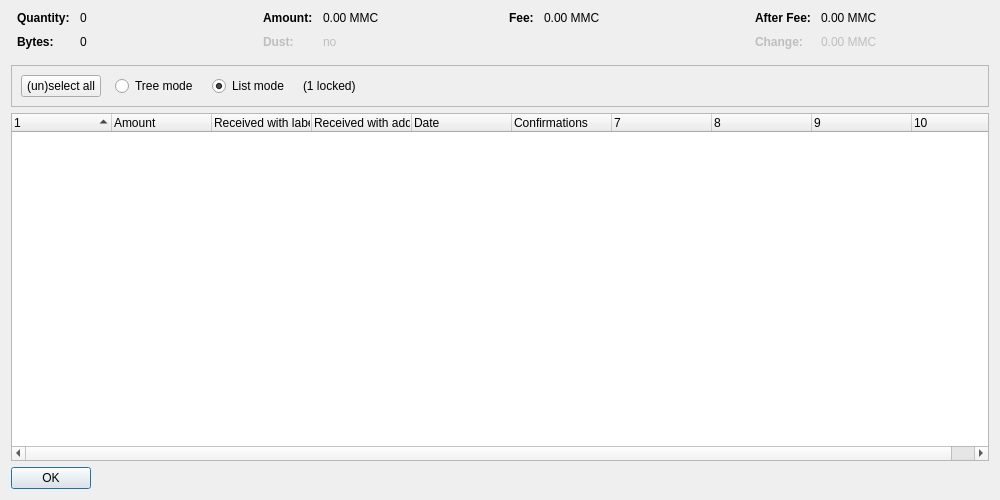
<?xml version="1.0" encoding="UTF-8"?>
<ui version="4.0">
 <class>CoinControlDialog</class>
 <widget class="QDialog" name="CoinControlDialog">
  <property name="geometry">
   <rect>
    <x>0</x>
    <y>0</y>
    <width>1000</width>
    <height>500</height>
   </rect>
  </property>
  <property name="windowTitle">
   <string>Coin Selection</string>
  </property>
  <layout class="QVBoxLayout" name="verticalLayout">
   <item>
    <layout class="QHBoxLayout" name="horizontalLayoutTop" stretch="0,0,0,0">
     <property name="topMargin">
      <number>0</number>
     </property>
     <property name="bottomMargin">
      <number>10</number>
     </property>
     <item>
      <layout class="QFormLayout" name="formLayoutCoinControl1">
       <property name="horizontalSpacing">
        <number>10</number>
       </property>
       <property name="verticalSpacing">
        <number>10</number>
       </property>
       <property name="leftMargin">
        <number>6</number>
       </property>
       <property name="rightMargin">
        <number>6</number>
       </property>
       <item row="0" column="0">
        <widget class="QLabel" name="labelCoinControlQuantityText">
         <property name="font">
          <font>
           <weight>75</weight>
           <bold>true</bold>
          </font>
         </property>
         <property name="text">
          <string>Quantity:</string>
         </property>
        </widget>
       </item>
       <item row="0" column="1">
        <widget class="QLabel" name="labelCoinControlQuantity">
         <property name="cursor">
          <cursorShape>IBeamCursor</cursorShape>
         </property>
         <property name="contextMenuPolicy">
          <enum>Qt::ActionsContextMenu</enum>
         </property>
         <property name="text">
          <string notr="true">0</string>
         </property>
         <property name="textInteractionFlags">
          <set>Qt::LinksAccessibleByMouse|Qt::TextSelectableByKeyboard|Qt::TextSelectableByMouse</set>
         </property>
        </widget>
       </item>
       <item row="1" column="0">
        <widget class="QLabel" name="labelCoinControlBytesText">
         <property name="font">
          <font>
           <weight>75</weight>
           <bold>true</bold>
          </font>
         </property>
         <property name="text">
          <string>Bytes:</string>
         </property>
        </widget>
       </item>
       <item row="1" column="1">
        <widget class="QLabel" name="labelCoinControlBytes">
         <property name="cursor">
          <cursorShape>IBeamCursor</cursorShape>
         </property>
         <property name="contextMenuPolicy">
          <enum>Qt::ActionsContextMenu</enum>
         </property>
         <property name="text">
          <string notr="true">0</string>
         </property>
         <property name="textInteractionFlags">
          <set>Qt::LinksAccessibleByMouse|Qt::TextSelectableByKeyboard|Qt::TextSelectableByMouse</set>
         </property>
        </widget>
       </item>
      </layout>
     </item>
     <item>
      <layout class="QFormLayout" name="formLayoutCoinControl2">
       <property name="horizontalSpacing">
        <number>10</number>
       </property>
       <property name="verticalSpacing">
        <number>10</number>
       </property>
       <property name="leftMargin">
        <number>6</number>
       </property>
       <property name="rightMargin">
        <number>6</number>
       </property>
       <item row="0" column="0">
        <widget class="QLabel" name="labelCoinControlAmountText">
         <property name="font">
          <font>
           <weight>75</weight>
           <bold>true</bold>
          </font>
         </property>
         <property name="text">
          <string>Amount:</string>
         </property>
        </widget>
       </item>
       <item row="0" column="1">
        <widget class="QLabel" name="labelCoinControlAmount">
         <property name="cursor">
          <cursorShape>IBeamCursor</cursorShape>
         </property>
         <property name="contextMenuPolicy">
          <enum>Qt::ActionsContextMenu</enum>
         </property>
         <property name="text">
          <string notr="true">0.00 MMC</string>
         </property>
         <property name="textInteractionFlags">
          <set>Qt::LinksAccessibleByMouse|Qt::TextSelectableByKeyboard|Qt::TextSelectableByMouse</set>
         </property>
        </widget>
       </item>
       <item row="1" column="0">
        <widget class="QLabel" name="labelCoinControlLowOutputText">
         <property name="enabled">
          <bool>false</bool>
         </property>
         <property name="font">
          <font>
           <weight>75</weight>
           <bold>true</bold>
          </font>
         </property>
         <property name="text">
          <string>Dust:</string>
         </property>
        </widget>
       </item>
       <item row="1" column="1">
        <widget class="QLabel" name="labelCoinControlLowOutput">
         <property name="enabled">
          <bool>false</bool>
         </property>
         <property name="cursor">
          <cursorShape>IBeamCursor</cursorShape>
         </property>
         <property name="contextMenuPolicy">
          <enum>Qt::ActionsContextMenu</enum>
         </property>
         <property name="text">
          <string notr="true">no</string>
         </property>
         <property name="textInteractionFlags">
          <set>Qt::LinksAccessibleByMouse|Qt::TextSelectableByKeyboard|Qt::TextSelectableByMouse</set>
         </property>
        </widget>
       </item>
      </layout>
     </item>
     <item>
      <layout class="QFormLayout" name="formLayoutCoinControl3">
       <property name="horizontalSpacing">
        <number>10</number>
       </property>
       <property name="verticalSpacing">
        <number>10</number>
       </property>
       <property name="leftMargin">
        <number>6</number>
       </property>
       <property name="rightMargin">
        <number>6</number>
       </property>
       <item row="0" column="0">
        <widget class="QLabel" name="labelCoinControlFeeText">
         <property name="font">
          <font>
           <weight>75</weight>
           <bold>true</bold>
          </font>
         </property>
         <property name="text">
          <string>Fee:</string>
         </property>
        </widget>
       </item>
       <item row="0" column="1">
        <widget class="QLabel" name="labelCoinControlFee">
         <property name="cursor">
          <cursorShape>IBeamCursor</cursorShape>
         </property>
         <property name="contextMenuPolicy">
          <enum>Qt::ActionsContextMenu</enum>
         </property>
         <property name="text">
          <string notr="true">0.00 MMC</string>
         </property>
         <property name="textInteractionFlags">
          <set>Qt::LinksAccessibleByMouse|Qt::TextSelectableByKeyboard|Qt::TextSelectableByMouse</set>
         </property>
        </widget>
       </item>
      </layout>
     </item>
     <item>
      <layout class="QFormLayout" name="formLayoutCoinControl4">
       <property name="horizontalSpacing">
        <number>10</number>
       </property>
       <property name="verticalSpacing">
        <number>10</number>
       </property>
       <property name="leftMargin">
        <number>6</number>
       </property>
       <property name="rightMargin">
        <number>6</number>
       </property>
       <item row="0" column="0">
        <widget class="QLabel" name="labelCoinControlAfterFeeText">
         <property name="font">
          <font>
           <weight>75</weight>
           <bold>true</bold>
          </font>
         </property>
         <property name="text">
          <string>After Fee:</string>
         </property>
        </widget>
       </item>
       <item row="0" column="1">
        <widget class="QLabel" name="labelCoinControlAfterFee">
         <property name="cursor">
          <cursorShape>IBeamCursor</cursorShape>
         </property>
         <property name="contextMenuPolicy">
          <enum>Qt::ActionsContextMenu</enum>
         </property>
         <property name="text">
          <string notr="true">0.00 MMC</string>
         </property>
         <property name="textInteractionFlags">
          <set>Qt::LinksAccessibleByMouse|Qt::TextSelectableByKeyboard|Qt::TextSelectableByMouse</set>
         </property>
        </widget>
       </item>
       <item row="1" column="0">
        <widget class="QLabel" name="labelCoinControlChangeText">
         <property name="enabled">
          <bool>false</bool>
         </property>
         <property name="font">
          <font>
           <weight>75</weight>
           <bold>true</bold>
          </font>
         </property>
         <property name="text">
          <string>Change:</string>
         </property>
        </widget>
       </item>
       <item row="1" column="1">
        <widget class="QLabel" name="labelCoinControlChange">
         <property name="enabled">
          <bool>false</bool>
         </property>
         <property name="cursor">
          <cursorShape>IBeamCursor</cursorShape>
         </property>
         <property name="contextMenuPolicy">
          <enum>Qt::ActionsContextMenu</enum>
         </property>
         <property name="text">
          <string notr="true">0.00 MMC</string>
         </property>
         <property name="textInteractionFlags">
          <set>Qt::LinksAccessibleByMouse|Qt::TextSelectableByKeyboard|Qt::TextSelectableByMouse</set>
         </property>
        </widget>
       </item>
      </layout>
     </item>
    </layout>
   </item>
   <item>
    <widget class="QFrame" name="frame">
     <property name="minimumSize">
      <size>
       <width>0</width>
       <height>40</height>
      </size>
     </property>
     <property name="frameShape">
      <enum>QFrame::StyledPanel</enum>
     </property>
     <property name="frameShadow">
      <enum>QFrame::Sunken</enum>
     </property>
     <layout class="QHBoxLayout" name="horizontalLayout">
      <item>
       <layout class="QHBoxLayout" name="horizontalLayoutPanel" stretch="0,0,0,0,0">
        <property name="spacing">
         <number>14</number>
        </property>
        <item>
         <widget class="QPushButton" name="pushButtonSelectAll">
          <property name="sizePolicy">
           <sizepolicy hsizetype="Maximum" vsizetype="Fixed">
            <horstretch>0</horstretch>
            <verstretch>0</verstretch>
           </sizepolicy>
          </property>
          <property name="text">
           <string>(un)select all</string>
          </property>
          <property name="autoDefault">
           <bool>false</bool>
          </property>
         </widget>
        </item>
        <item>
         <widget class="QRadioButton" name="radioTreeMode">
          <property name="sizePolicy">
           <sizepolicy hsizetype="Maximum" vsizetype="Fixed">
            <horstretch>0</horstretch>
            <verstretch>0</verstretch>
           </sizepolicy>
          </property>
          <property name="text">
           <string>Tree mode</string>
          </property>
         </widget>
        </item>
        <item>
         <widget class="QRadioButton" name="radioListMode">
          <property name="sizePolicy">
           <sizepolicy hsizetype="Maximum" vsizetype="Fixed">
            <horstretch>0</horstretch>
            <verstretch>0</verstretch>
           </sizepolicy>
          </property>
          <property name="text">
           <string>List mode</string>
          </property>
          <property name="checked">
           <bool>true</bool>
          </property>
         </widget>
        </item>
        <item>
         <widget class="QLabel" name="labelLocked">
          <property name="text">
           <string notr="true">(1 locked)</string>
          </property>
         </widget>
        </item>
        <item>
         <spacer name="horizontalSpacer">
          <property name="orientation">
           <enum>Qt::Horizontal</enum>
          </property>
          <property name="sizeHint" stdset="0">
           <size>
            <width>40</width>
            <height>20</height>
           </size>
          </property>
         </spacer>
        </item>
       </layout>
      </item>
     </layout>
    </widget>
   </item>
   <item>
    <widget class="CoinControlTreeWidget" name="treeWidget">
     <property name="contextMenuPolicy">
      <enum>Qt::CustomContextMenu</enum>
     </property>
     <property name="sortingEnabled">
      <bool>false</bool>
     </property>
     <property name="columnCount">
      <number>10</number>
     </property>
     <attribute name="headerShowSortIndicator" stdset="0">
      <bool>true</bool>
     </attribute>
     <attribute name="headerStretchLastSection">
      <bool>false</bool>
     </attribute>
     <column>
      <property name="text">
       <string/>
      </property>
     </column>
     <column>
      <property name="text">
       <string>Amount</string>
      </property>
     </column>
     <column>
      <property name="text">
       <string>Received with label</string>
      </property>
     </column>
     <column>
      <property name="text">
       <string>Received with address</string>
      </property>
     </column>
     <column>
      <property name="text">
       <string>Date</string>
      </property>
     </column>
     <column>
      <property name="text">
       <string>Confirmations</string>
      </property>
      <property name="toolTip">
       <string>Confirmed</string>
      </property>
     </column>
     <column>
      <property name="text">
       <string/>
      </property>
     </column>
     <column>
      <property name="text">
       <string/>
      </property>
     </column>
     <column>
      <property name="text">
       <string/>
      </property>
     </column>
     <column>
      <property name="text">
       <string/>
      </property>
     </column>
    </widget>
   </item>
   <item>
    <widget class="QDialogButtonBox" name="buttonBox">
     <property name="sizePolicy">
      <sizepolicy hsizetype="Maximum" vsizetype="Fixed">
       <horstretch>0</horstretch>
       <verstretch>0</verstretch>
      </sizepolicy>
     </property>
     <property name="orientation">
      <enum>Qt::Horizontal</enum>
     </property>
     <property name="standardButtons">
      <set>QDialogButtonBox::Ok</set>
     </property>
    </widget>
   </item>
  </layout>
 </widget>
 <customwidgets>
  <customwidget>
   <class>CoinControlTreeWidget</class>
   <extends>QTreeWidget</extends>
   <header>coincontroltreewidget.h</header>
  </customwidget>
 </customwidgets>
 <resources/>
 <connections/>
</ui>
